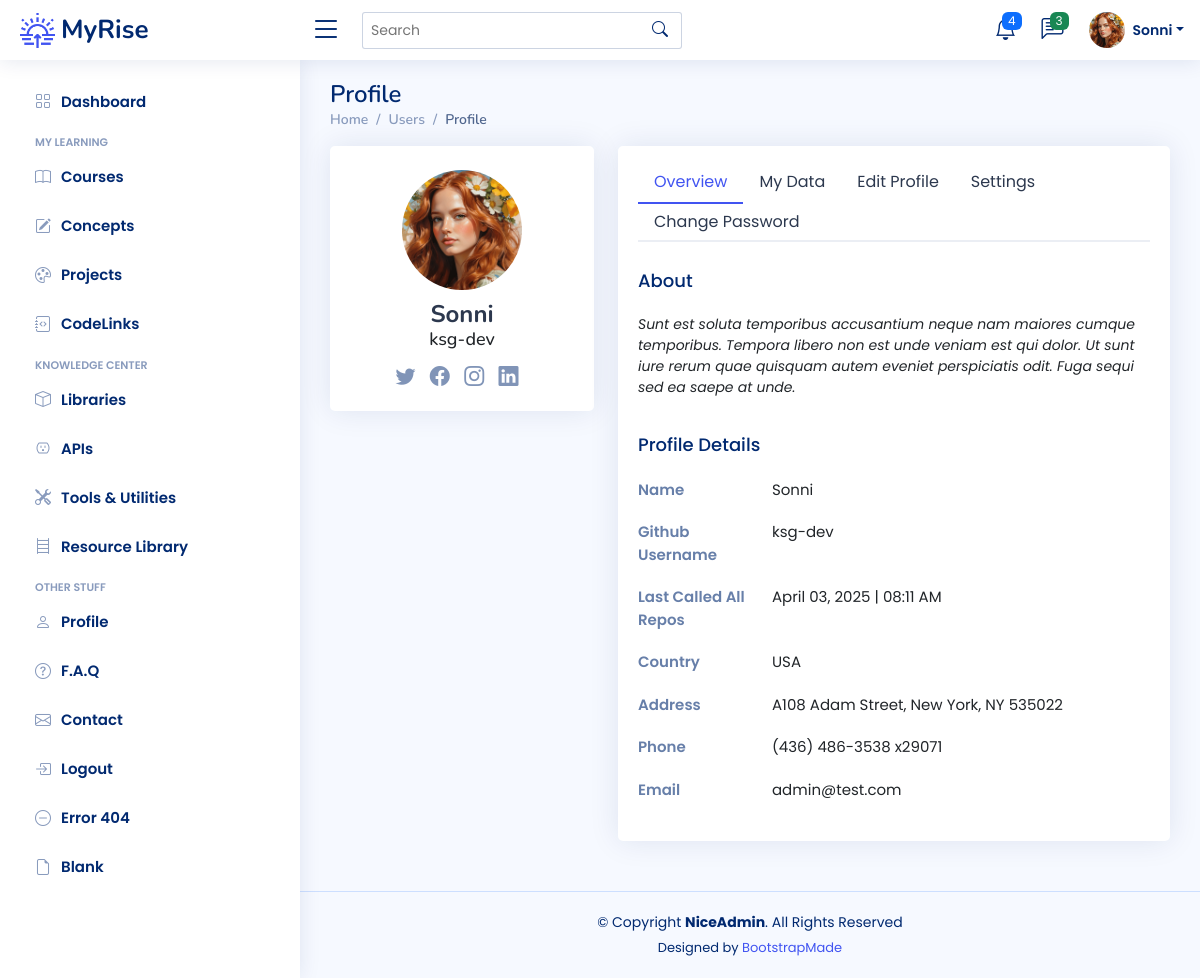
Screenshot of /profile (signed in) with the database file from the repository.
### app/models.py (models this page shows)
class User(UserMixin, db.Model):
    __tablename__ = "users"
    id: Mapped[int] = mapped_column(Integer, primary_key=True)
    email: Mapped[str] = mapped_column(String(100), unique=True)
    password: Mapped[str] = mapped_column(String(250))
    name: Mapped[str] = mapped_column(String(1000))
    display_name: Mapped[str] = mapped_column(String(1000))
    last_called_repos: Mapped[Optional[datetime.datetime]] = mapped_column(DateTime())
    latest_etag_repos: Mapped[str] = mapped_column(String(250), nullable=True)
    projects: Mapped[List["Project"]] = relationship(back_populates="user")
    events: Mapped[List["Event"]] = relationship(back_populates="user")
    courses: Mapped[List["Course"]] = relationship(back_populates="user")
    libraries: Mapped[List["Library"]] = relationship(back_populates="user")
    apis: Mapped[List["API"]] = relationship(back_populates="user")
    tools: Mapped[List["Tool"]] = relationship(back_populates="user")
    resources: Mapped[List["Resource"]] = relationship(back_populates="user")
    repos: Mapped[List["Repository"]] = relationship(back_populates="user")
    codelinks: Mapped[List["CodeLink"]] = relationship(back_populates="user")
    concepts: Mapped[List["Concept"]] = relationship('Concept', secondary=user_concept, backref='user')

### app/routes.py (the view, shortened to what this page needs)
@app.route('/profile', methods=["POST", "GET"])
@login_required
def profile():
    return render_template("profile.html")

### app/models.py (called while the page is built)
@login_manager.user_loader
def load_user(user_id):
    return db.get_or_404(User, user_id)

### app/templates/profile.html (shortened to what this page needs)
{% extends 'base.html' %}
{% block content %}
  <main id="main" class="main">
    <div class="pagetitle">
      <h1>Profile</h1>
      <nav>
        <ol class="breadcrumb">
          <li class="breadcrumb-item"><a href="{{ url_for('home') }}">Home</a></li>
          <li class="breadcrumb-item">Users</li>
          <li class="breadcrumb-item active">Profile</li>
        </ol>
      </nav>
    </div>
    <section class="section profile">
      <div class="row">
        <div class="col-xl-4">
          <div class="card">
            <div class="card-body profile-card pt-4 d-flex flex-column align-items-center">
              <img src="{{ url_for('static', filename='img/profile-img.png') }}" alt="Profile" class="rounded-circle">
              <h2>{{ current_user.display_name }}</h2>
              <h3>{{ current_user.name }}</h3>
              <div class="social-links mt-2">
                <a href="#" class="twitter"><i class="bi bi-twitter"></i></a>
                <a href="#" class="facebook"><i class="bi bi-facebook"></i></a>
                <a href="#" class="instagram"><i class="bi bi-instagram"></i></a>
                <a href="#" class="linkedin"><i class="bi bi-linkedin"></i></a>
              </div>
            </div>
          </div>
        </div>
        <div class="col-xl-8">
          <div class="card">
            <div class="card-body pt-3">
              <ul class="nav nav-tabs nav-tabs-bordered">
                <li class="nav-item">
                  <button class="nav-link active" data-bs-toggle="tab" data-bs-target="#profile-overview">Overview</button>
                </li>
			  	<li class="nav-item">
                  <button class="nav-link" data-bs-toggle="tab" data-bs-target="#my-data">My Data</button>
                </li>
                <li class="nav-item">
                  <button class="nav-link" data-bs-toggle="tab" data-bs-target="#profile-edit">Edit Profile</button>
                </li>
                <li class="nav-item">
                  <button class="nav-link" data-bs-toggle="tab" data-bs-target="#profile-settings">Settings</button>
                </li>
                <li class="nav-item">
                  <button class="nav-link" data-bs-toggle="tab" data-bs-target="#profile-change-password">Change Password</button>
                </li>
              </ul>
              <div class="tab-content pt-2">
                <div class="tab-pane fade show active profile-overview" id="profile-overview">
                  <h5 class="card-title">About</h5>
                  <p class="small fst-italic">Sunt est soluta temporibus accusantium neque nam maiores cumque temporibus. Tempora libero non est unde veniam est qui dolor. Ut sunt iure rerum quae quisquam autem eveniet perspiciatis odit. Fuga sequi sed ea saepe at unde.</p>
                  <h5 class="card-title">Profile Details</h5>
                  <div class="row">
                    <div class="col-lg-3 col-md-4 label ">Name</div>
                    <div class="col-lg-9 col-md-8">{{ current_user.display_name }}</div>
                  </div>
                  <div class="row">
                    <div class="col-lg-3 col-md-4 label">Github Username</div>
                    <div class="col-lg-9 col-md-8">{{ current_user.name }}</div>
                  </div>
                  <div class="row">
                    <div class="col-lg-3 col-md-4 label">Last Called All Repos</div>
					  {% if current_user.last_called_repos %}
                    <div class="col-lg-9 col-md-8">{{ current_user.last_called_repos.strftime("%B %d, %Y | %I:%M %p") }}</div>
					  {% else %}
					  <div class="col-lg-9 col-md-8 fst-italic">none</div>
					  {% endif %}
                  </div>
                  <div class="row">
                    <div class="col-lg-3 col-md-4 label">Country</div>
                    <div class="col-lg-9 col-md-8">USA</div>
                  </div>
                  <div class="row">
                    <div class="col-lg-3 col-md-4 label">Address</div>
                    <div class="col-lg-9 col-md-8">A108 Adam Street, New York, NY 535022</div>
                  </div>
                  <div class="row">
                    <div class="col-lg-3 col-md-4 label">Phone</div>
                    <div class="col-lg-9 col-md-8">(436) 486-3538 x29071</div>
                  </div>
                  <div class="row">
                    <div class="col-lg-3 col-md-4 label">Email</div>
                    <div class="col-lg-9 col-md-8">{{ current_user.email }}</div>
                  </div>
                </div>
              </div>
            </div>
          </div>
        </div>
      </div>
    </section>
  </main>
{% endblock %}

### app/templates/heading.html (shortened to what this page needs)
{% from 'bootstrap5/nav.html' import render_nav_item %}
{% from 'bootstrap5/form.html' import render_form %}
  <header id="header" class="header fixed-top d-flex align-items-center">
    <div class="d-flex align-items-center justify-content-between">
      <a href="{{ url_for('home') }}" class="logo d-flex align-items-center">
        <img src="{{ url_for('static', filename='img/logo.png') }}" alt="sun-rise">
        <span class="d-none d-lg-block">MyRise</span>
      </a>
      <i class="bi bi-list toggle-sidebar-btn"></i>
    </div>
    <div class="search-bar">
      <form class="search-form d-flex align-items-center" method="POST" action="#">
        <input type="text" name="query" placeholder="Search" title="Enter search keyword">
        <button type="submit" title="Search"><i class="bi bi-search"></i></button>
      </form>
    </div>
    <nav class="header-nav ms-auto">
      <ul class="d-flex align-items-center">
        <li class="nav-item dropdown">
          <a class="nav-link nav-icon" href="#" data-bs-toggle="dropdown">
            <i class="bi bi-bell"></i>
            <span class="badge bg-primary badge-number">4</span>
          </a>
        </li>
        <li class="nav-item dropdown">
          <a class="nav-link nav-icon" href="#" data-bs-toggle="dropdown">
            <i class="bi bi-chat-left-text"></i>
            <span class="badge bg-success badge-number">3</span>
          </a>
        </li>
        <li class="nav-item dropdown pe-3">
          <a class="nav-link nav-profile d-flex align-items-center pe-0" href="#" data-bs-toggle="dropdown">
            <img src="{{ url_for('static', filename='img/profile-img.png') }}" alt="Profile" class="rounded-circle">
            <span class="d-none d-md-block dropdown-toggle ps-2">{{ current_user.display_name }}</span>
          </a>
        </li>
      </ul>
    </nav>
  </header>
  <aside id="sidebar" class="sidebar">
    <ul class="sidebar-nav" id="sidebar-nav">
      <li class="nav-item">
        <a class="nav-link collapsed" href="{{ url_for('home') }}">
          <i class="bi bi-grid"></i>
          <span>Dashboard</span>
        </a>
      </li>
<li class="nav-heading">My Learning</li>
	  <li class="nav-item">
        <a class="nav-link collapsed" href="{{ url_for('courses_page') }}">
          <i class="bi bi-book"></i>
          <span>Courses</span>
        </a>
      </li>
	  <li class="nav-item">
        <a class="nav-link collapsed" href="{{ url_for('concepts_page') }}">
          <i class="bi bi-pencil-square"></i>
          <span>Concepts</span>
        </a>
      </li>
	  <li class="nav-item">
        <a class="nav-link collapsed" href="{{ url_for('projects_page') }}">
          <i class="bi bi-palette"></i>
          <span>Projects</span>
        </a>
      </li>
	  <li class="nav-item">
        <a class="nav-link collapsed" href="{{ url_for('codelinks_page') }}">
          <i class="bi bi-journal-code"></i>
          <span>CodeLinks</span>
        </a>
      </li>
<li class="nav-heading">Knowledge Center</li>
	  <li class="nav-item">
        <a class="nav-link collapsed" href="{{ url_for('libraries_page') }}">
          <i class="bi bi-box"></i>
          <span>Libraries</span>
        </a>
      </li>
	  <li class="nav-item">
        <a class="nav-link collapsed" href="{{ url_for('apis_page') }}">
          <i class="bi bi-outlet"></i>
          <span>APIs</span>
        </a>
      </li>
	  <li class="nav-item">
        <a class="nav-link collapsed" href="{{ url_for('tools_page') }}">
          <i class="bi bi-tools"></i>
          <span>Tools & Utilities</span>
        </a>
      </li>
	  <li class="nav-item">
        <a class="nav-link collapsed" href="{{ url_for('resources_page') }}">
          <i class="bi bi-bookshelf"></i>
          <span>Resource Library</span>
        </a>
      </li>
	<li class="nav-heading">Other Stuff</li>
      <li class="nav-item">
        <a class="nav-link collapsed" href="{{ url_for('profile') }}">
          <i class="bi bi-person"></i>
          <span>Profile</span>
        </a>
      </li>
      <li class="nav-item">
        <a class="nav-link collapsed" href="{{ url_for('faq') }}">
          <i class="bi bi-question-circle"></i>
          <span>F.A.Q</span>
        </a>
	  </li>
      <li class="nav-item">
        <a class="nav-link collapsed" href="{{ url_for('contact') }}">
          <i class="bi bi-envelope"></i>
          <span>Contact</span>
        </a>
      </li>
	{% if not current_user.is_authenticated %}
      <li class="nav-item">
        <a class="nav-link collapsed" href="{{ url_for('register') }}">
          <i class="bi bi-card-list"></i>
          <span>Register</span>
        </a>
      </li>
      <li class="nav-item">
        <a class="nav-link collapsed" href="{{ url_for('login') }}">
          <i class="bi bi-box-arrow-in-right"></i>
          <span>Login</span>
        </a>
      </li>
	{% else %}
		<li class="nav-item">
        <a class="nav-link collapsed" href="{{ url_for('logout') }}">
          <i class="bi bi-box-arrow-in-right"></i>
          <span>Logout</span>
        </a>
      </li>
	{% endif %}
      <li class="nav-item">
        <a class="nav-link collapsed" href="pages-error-404.html">
          <i class="bi bi-dash-circle"></i>
          <span>Error 404</span>
        </a>
      </li>
      <li class="nav-item">
        <a class="nav-link collapsed" href="pages-blank.html">
          <i class="bi bi-file-earmark"></i>
          <span>Blank</span>
        </a>
      </li>
    </ul>
  </aside>

### app/static/css/style.css (style rules this page uses)
:root { scroll-behavior: smooth; }
body { font-family: "Poppins", sans-serif; background: #f6f9ff; color: #444444; }
a { color: #4154f1; text-decoration: none; }
h1, h2, h3, h4, h5, h6 { font-family: "Nunito", sans-serif; }
#main { margin-top: 60px; padding: 20px 30px; transition: all 0.3s; }
.pagetitle { margin-bottom: 10px; }
.pagetitle h1 { font-size: 24px; margin-bottom: 0; font-weight: 600; color: #012970; }
.card { margin-bottom: 30px; border: none; border-radius: 5px; box-shadow: 0px 0 30px rgba(1, 41, 112, 0.1); }
.card-title { padding: 20px 0 15px 0; font-size: 18px; font-weight: 500; color: #012970; font-family: "Poppins", sans-serif; }
.card-body { padding: 0 20px 20px 20px; }
.breadcrumb { font-size: 14px; font-family: "Nunito", sans-serif; color: #899bbd; font-weight: 600; }
.breadcrumb a { color: #899bbd; transition: 0.3s; }
.breadcrumb .breadcrumb-item::before { color: #899bbd; }
.breadcrumb .active { color: #51678f; font-weight: 600; }
.nav-tabs-bordered { border-bottom: 2px solid #ebeef4; }
.nav-tabs-bordered .nav-link { margin-bottom: -2px; border: none; color: #2c384e; }
.nav-tabs-bordered .nav-link.active { background-color: #fff; color: #4154f1; border-bottom: 2px solid #4154f1; }
.logo { line-height: 1; }
@media (min-width: 1200px) { .logo { width: 280px; } }
.logo img { max-height: 35px; margin-right: 6px; }
.logo span { font-size: 26px; font-weight: 700; color: #012970; font-family: "Nunito", sans-serif; }
.header { transition: all 0.5s; z-index: 997; height: 60px; box-shadow: 0px 2px 20px rgba(1, 41, 112, 0.1); background-color: #fff; padding-left: 20px; }
.header .toggle-sidebar-btn { font-size: 32px; padding-left: 10px; cursor: pointer; color: #012970; }
.header .search-bar { min-width: 360px; padding: 0 20px; }
.header .search-form { width: 100%; }
.header .search-form input { border: 0; font-size: 14px; color: #012970; border: 1px solid rgba(1, 41, 112, 0.2); padding: 7px 38px 7px 8px; border-radius: 3px; transition: 0.3s; width: 100%; }
.header .search-form button { border: 0; padding: 0; margin-left: -30px; background: none; }
.header .search-form button i { color: #012970; }
.header-nav ul { list-style: none; }
.header-nav>ul { margin: 0; padding: 0; }
.header-nav .nav-icon { font-size: 22px; color: #012970; margin-right: 25px; position: relative; }
.header-nav .nav-profile { color: #012970; }
.header-nav .nav-profile img { max-height: 36px; }
.header-nav .nav-profile span { font-size: 14px; font-weight: 600; }
.header-nav .badge-number { position: absolute; inset: -2px -5px auto auto; font-weight: normal; font-size: 12px; padding: 3px 6px; }
.sidebar { position: fixed; top: 60px; left: 0; bottom: 0; width: 300px; z-index: 996; transition: all 0.3s; padding: 20px; overflow-y: auto; scrollbar-width: thin; scrollbar-color: #aab7cf transparent; box-shadow: 0px 0px 20px rgba(1, 41, 112, 0.1); background-color: #fff; }
@media (min-width: 1200px) { #main, #footer { margin-left: 300px; } }
.sidebar-nav { padding: 0; margin: 0; list-style: none; }
.sidebar-nav li { padding: 0; margin: 0; list-style: none; }
.sidebar-nav .nav-item { margin-bottom: 5px; }
.sidebar-nav .nav-heading { font-size: 11px; text-transform: uppercase; color: #899bbd; font-weight: 600; margin: 10px 0 5px 15px; }
.sidebar-nav .nav-link { display: flex; align-items: center; font-size: 15px; font-weight: 600; color: #4154f1; transition: 0.3; background: #f6f9ff; padding: 10px 15px; border-radius: 4px; }
.sidebar-nav .nav-link i { font-size: 16px; margin-right: 10px; color: #4154f1; }
.sidebar-nav .nav-link.collapsed { color: #012970; background: #fff; }
.sidebar-nav .nav-link.collapsed i { color: #899bbd; }
.profile .profile-card img { max-width: 120px; }
.profile .profile-card h2 { font-size: 24px; font-weight: 700; color: #2c384e; margin: 10px 0 0 0; }
.profile .profile-card h3 { font-size: 18px; }
.profile .profile-card .social-links a { font-size: 20px; display: inline-block; color: rgba(1, 41, 112, 0.5); line-height: 0; margin-right: 10px; transition: 0.3s; }
.profile .profile-overview .row { margin-bottom: 20px; font-size: 15px; }
.profile .profile-overview .card-title { color: #012970; }
.profile .profile-overview .label { font-weight: 600; color: rgba(1, 41, 112, 0.6); }

### rows the page displays
User: display_name "Sonni", name "ksg-dev", last_called_repos "April 03, 2025 | 08:11 AM", email "admin@test.com"
